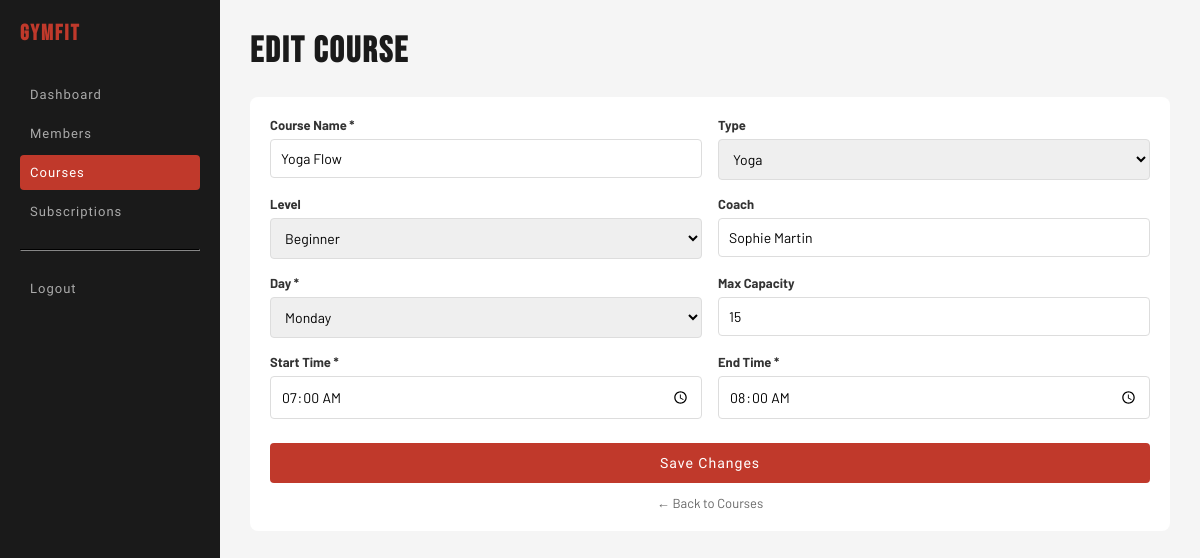
Screenshot of /index.php?route=admin-update-course&id=1 (signed in) with the database file from the repository.
### tables this page shows
CREATE TABLE IF NOT EXISTS courses (
    id_class     INT          AUTO_INCREMENT PRIMARY KEY,
    name         VARCHAR(100) NOT NULL,
    type         VARCHAR(50),
    level        VARCHAR(50),
    coach        VARCHAR(100),
    day          VARCHAR(20),
    start_time   TIME,
    end_time     TIME,
    max_capacity INT          DEFAULT 20
);

### app/controllers/AbstractController.php (called while the page is built, shortened)
 <?php
abstract class AbstractController
{
protected function render(string $view, array $data = []): void
{
    $subscriptionManager = new SubscriptionManager();
    $data['footerSubscriptions'] = $subscriptionManager->findAll();
    $courseManager = new CourseManager();
    $data['footerCourses'] = $courseManager->findAll();
    require __DIR__ . '/../views/' . $view . '.phtml';
}
}

### app/controllers/AdminController.php (called while the page is built, shortened)
<?php
class AdminController extends AbstractController
{
    public function updateCourse(): void
    {
        $courseManager = new CourseManager();
        $course        = $courseManager->findOne((int)$_GET['id']);
        $this->render('admin/course-update', [
            'course' => $course,
            'errors' => [],
            'old'    => []
        ]);
    }
}

### index.php (called while the page is built, shortened)
<?php
$router = new Router();
$router->handleRequest($_GET);

### app/managers/AbstractManager.php (called while the page is built, shortened)
<?php
abstract class AbstractManager
{
    public function __construct()
    {
        try {
            $connexion = "mysql:host=".$_ENV["DB_HOST"].";port=3306;charset=".$_ENV["DB_CHARSET"].";dbname=".$_ENV["DB_NAME"];
            $this->db = new PDO(
                $connexion,
                $_ENV["DB_USER"],
                $_ENV["DB_PASSWORD"]
            );
        }catch (PDOException $e){
            error_log('Database connection failed: ' . $e->getMessage());
            if (($_ENV['APP_ENV'] ?? 'production') === 'development') {
                die('Connexion échouée : ' . $e->getMessage());
            }
            http_response_code(503);
            die('Service temporarily unavailable. Please try again later.');
        }
    }
}

### app/managers/SubscriptionManager.php (called while the page is built, shortened)
<?php
class SubscriptionManager extends AbstractManager
{
    public function findAll(): array
    {
        $query = $this->db->prepare(
            'SELECT * FROM subscriptions ORDER BY monthly_price'
        );
        $query->execute();
        $rows = $query->fetchAll(PDO::FETCH_ASSOC);
        $subscriptions = [];
        foreach ($rows as $row) {
            $subscription = new Subscription(
                $row['name'],
                $row['monthly_price'],
                $row['class_access'],
                $row['coaching_access'],
                $row['sauna_access'],
                $row['description'],
                $row['id_subscription']
            );
            $subscriptions[] = $subscription;
        }
        return $subscriptions;
    }
}

### app/managers/CourseManager.php (called while the page is built, shortened)
<?php
class CourseManager extends AbstractManager
{
    public function findAll(): array
    {
        $query = $this->db->prepare(
            'SELECT * FROM courses ORDER BY day, start_time'
        );
        $query->execute();
        $rows = $query->fetchAll(PDO::FETCH_ASSOC);
        $courses = [];
        foreach ($rows as $row) {
            $course = new Course(
                $row['name'],
                $row['type'],
                $row['level'],
                $row['coach'],
                $row['day'],
                $row['start_time'],
                $row['end_time'],
                $row['max_capacity'],
                $row['id_class']
            );
            $courses[] = $course;
        }
        return $courses;
    }
    public function findOne(int $id): ?Course
    {
        $query = $this->db->prepare(
            'SELECT * FROM courses WHERE id_class = :id'
        );
        $query->execute(['id' => $id]);
        $row = $query->fetch(PDO::FETCH_ASSOC);
        return new Course(
            $row['name'],
            $row['type'],
            $row['level'],
            $row['coach'],
            $row['day'],
            $row['start_time'],
            $row['end_time'],
            $row['max_capacity'],
            $row['id_class']
        );
    }
}

### app/models/Course.php (called while the page is built, shortened)
<?php
class Course {
    public function getName(): string {
        return $this->name;
    }
    public function getType(): string {
        return $this->type;
    }
    public function getLevel(): string {
        return $this->level;
    }
    public function getCoach(): string {
        return $this->coach;
    }
    public function getDay(): string {
        return $this->day;
    }
    public function getStartTime(): string {
        return $this->startTime;
    }
    public function getEndTime(): string {
        return $this->endTime;
    }
    public function getMaxCapacity(): int {
        return $this->maxCapacity;
    }
}

### app/views/admin/course-update.phtml (the view, shortened to what this page needs)
<?php
$old = $data['old'] ?? [];
$course = $data['course'] ?? null;
?>
<!DOCTYPE html>
<html lang="en">
<head>
    <link rel="stylesheet" href="public/assets/css/style.css">
</head>
<body>
<div class="layout">
    <div class="sidebar">
        <h2>GymFit</h2>
        <a href="index.php?route=admin">Dashboard</a>
        <a href="index.php?route=admin-members">Members</a>
        <a href="index.php?route=admin-courses" class="active">Courses</a>
        <a href="index.php?route=admin-subscriptions">Subscriptions</a>
        <hr style="border-color:#333;margin:20px 0;">
        <a href="index.php?route=logout">Logout</a>
    </div>
    <div class="main">
        <h1>Edit Course</h1>
        <div class="card">
            <form action="index.php?route=admin-check-update-course" method="POST">
                <div class="form-row">
                    <div class="form-group">
                        <label>Course Name *</label>
                        <input type="text" name="name"
                               value="<?= htmlspecialchars($old['name'] ?? ($course ? $course->getName() : '')) ?>">
                    </div>
                    <div class="form-group">
                        <label>Type</label>
                        <select name="type">
                            <?php foreach (['Yoga', 'Cardio', 'Combat', 'Dance', 'Wellness'] as $type): ?>
                                <option value="<?= htmlspecialchars($type) ?>"
                                    <?= (($old['type'] ?? ($course ? $course->getType() : '')) === $type) ? 'selected' : '' ?>>
                                    <?= htmlspecialchars($type) ?>
                                </option>
                            <?php endforeach; ?>
                        </select>
                    </div>
                </div>
                <div class="form-row">
                    <div class="form-group">
                        <label>Level</label>
                        <select name="level">
                            <?php foreach (['Beginner', 'Intermediate', 'Advanced'] as $level): ?>
                                <option value="<?= htmlspecialchars($level) ?>"
                                    <?= (($old['level'] ?? ($course ? $course->getLevel() : '')) === $level) ? 'selected' : '' ?>>
                                    <?= htmlspecialchars($level) ?>
                                </option>
                            <?php endforeach; ?>
                        </select>
                    </div>
                    <div class="form-group">
                        <label>Coach</label>
                        <input type="text" name="coach"
                               value="<?= htmlspecialchars($old['coach'] ?? ($course ? $course->getCoach() : '')) ?>">
                    </div>
                </div>
                <div class="form-row">
                    <div class="form-group">
                        <label>Day *</label>
                        <select name="day">
                            <?php foreach (['Monday','Tuesday','Wednesday','Thursday','Friday','Saturday','Sunday'] as $day): ?>
                                <option value="<?= htmlspecialchars($day) ?>"
                                    <?= (($old['day'] ?? ($course ? $course->getDay() : '')) === $day) ? 'selected' : '' ?>>
                                    <?= htmlspecialchars($day) ?>
                                </option>
                            <?php endforeach; ?>
                        </select>
                    </div>
                    <div class="form-group">
                        <label>Max Capacity</label>
                        <input type="number" name="max_capacity"
                               value="<?= htmlspecialchars((string) ($old['max_capacity'] ?? ($course ? $course->getMaxCapacity() : ''))) ?>"
                               min="1" max="100">
                    </div>
                </div>
                <div class="form-row">
                    <div class="form-group">
                        <label>Start Time *</label>
                        <input type="time" name="start_time"
                               value="<?= htmlspecialchars($old['start_time'] ?? ($course ? $course->getStartTime() : '')) ?>">
                    </div>
                    <div class="form-group">
                        <label>End Time *</label>
                        <input type="time" name="end_time"
                               value="<?= htmlspecialchars($old['end_time'] ?? ($course ? $course->getEndTime() : '')) ?>">
                    </div>
                </div>
                <button type="submit" class="btn-submit">Save Changes</button>
            </form>
            <a href="index.php?route=admin-courses" class="btn-cancel">← Back to Courses</a>
        </div>
    </div>
</div>
</body>
</html>

### public/assets/css/style.css (style rules this page uses)
:root { --red: #C0392B; --red-d: #96281B; --black: #0e0e0e; --dark: #1A1A1A; --dark2: #242424; --white: #ffffff; --gray: #f5f5f5; --font-display: 'Bebas Neue', sans-serif; --font-ui: 'Barlow Condensed', sans-serif; --font-body: 'Barlow', sans-serif; }
* { box-sizing: border-box; margin: 0; padding: 0; }
body { font-family: var(--font-body); }
.layout { display: flex; min-height: 100vh; }
.sidebar { width: 220px; background: var(--dark); padding: 20px; flex-shrink: 0; }
.sidebar h2 { color: var(--red); font-size: 22px; margin-bottom: 30px; font-family: var(--font-display); letter-spacing: 2px; }
.sidebar a { display: block; color: #aaa; text-decoration: none; padding: 10px; margin-bottom: 4px; border-radius: 4px; font-family: var(--font-ui); font-size: 13px; letter-spacing: 1px; }
.sidebar a.active { background: var(--red); color: #fff; }
.sidebar hr { border-color: #333; margin: 20px 0; }
.main { flex: 1; padding: 30px; background: var(--gray); }
.main h1 { color: var(--dark); margin-bottom: 24px; font-family: var(--font-display); font-size: 36px; letter-spacing: 2px; }
.card { background: #fff; border-radius: 8px; padding: 20px; margin-bottom: 20px; }
.btn-submit { background: var(--red); color: #fff; padding: 12px 24px; border: none; border-radius: 4px; font-size: 14px; cursor: pointer; width: 100%; margin-top: 8px; font-family: var(--font-ui); letter-spacing: 1px; }
.btn-cancel { display: block; text-align: center; margin-top: 12px; color: #666; text-decoration: none; font-size: 13px; }
.form-group { margin-bottom: 16px; }
label { display: block; font-size: 13px; font-weight: bold; margin-bottom: 6px; color: #333; }
input, select, textarea { width: 100%; padding: 10px; border: 1px solid #ddd; border-radius: 4px; font-size: 14px; font-family: var(--font-body); }
.form-row { display: grid; grid-template-columns: 1fr; gap: 16px; }
@media (min-width: 1024px) { .form-row { grid-template-columns: 1fr 1fr; } }

### rows the page displays
courses: name "Yoga Flow", type "Yoga", level "Beginner", coach "Sophie Martin", day "Monday", max_capacity "15", start_time "07:00:00", end_time "08:00:00"
